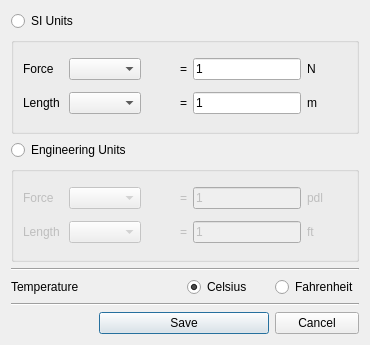
<?xml version="1.0" encoding="UTF-8"?>
<ui version="4.0">
 <class>Dialog</class>
 <widget class="QDialog" name="Dialog">
  <property name="geometry">
   <rect>
    <x>0</x>
    <y>0</y>
    <width>370</width>
    <height>345</height>
   </rect>
  </property>
  <property name="windowTitle">
   <string>Units</string>
  </property>
  <layout class="QGridLayout" name="gridLayout">
   <item row="3" column="0" colspan="4">
    <widget class="QGroupBox" name="groupBox_2">
     <property name="enabled">
      <bool>false</bool>
     </property>
     <property name="title">
      <string/>
     </property>
     <property name="flat">
      <bool>false</bool>
     </property>
     <property name="checkable">
      <bool>false</bool>
     </property>
     <property name="checked">
      <bool>false</bool>
     </property>
     <layout class="QGridLayout" name="gridLayout_3">
      <item row="1" column="3" colspan="2">
       <widget class="QLineEdit" name="ENGlengthMagnitude">
        <property name="enabled">
         <bool>false</bool>
        </property>
        <property name="text">
         <string>1</string>
        </property>
        <property name="readOnly">
         <bool>true</bool>
        </property>
       </widget>
      </item>
      <item row="0" column="2">
       <widget class="QLabel" name="label_13">
        <property name="text">
         <string>=</string>
        </property>
        <property name="alignment">
         <set>Qt::AlignRight|Qt::AlignTrailing|Qt::AlignVCenter</set>
        </property>
       </widget>
      </item>
      <item row="0" column="3" colspan="2">
       <widget class="QLineEdit" name="ENGforceMagnitude">
        <property name="enabled">
         <bool>false</bool>
        </property>
        <property name="text">
         <string>1</string>
        </property>
        <property name="readOnly">
         <bool>true</bool>
        </property>
        <property name="clearButtonEnabled">
         <bool>false</bool>
        </property>
       </widget>
      </item>
      <item row="1" column="1">
       <widget class="QComboBox" name="ENGunitOfLength"/>
      </item>
      <item row="0" column="0">
       <widget class="QLabel" name="label_2">
        <property name="text">
         <string>Force</string>
        </property>
       </widget>
      </item>
      <item row="1" column="0">
       <widget class="QLabel" name="label_10">
        <property name="text">
         <string>Length</string>
        </property>
       </widget>
      </item>
      <item row="0" column="5">
       <widget class="QLabel" name="forceSuffix_2">
        <property name="text">
         <string>pdl</string>
        </property>
       </widget>
      </item>
      <item row="1" column="5">
       <widget class="QLabel" name="lengthSuffix_2">
        <property name="text">
         <string>ft</string>
        </property>
       </widget>
      </item>
      <item row="1" column="2">
       <widget class="QLabel" name="label_9">
        <property name="text">
         <string>=</string>
        </property>
        <property name="alignment">
         <set>Qt::AlignRight|Qt::AlignTrailing|Qt::AlignVCenter</set>
        </property>
       </widget>
      </item>
      <item row="0" column="1">
       <widget class="QComboBox" name="ENGunitOfForce"/>
      </item>
     </layout>
    </widget>
   </item>
   <item row="1" column="0" colspan="4">
    <widget class="QGroupBox" name="groupBox">
     <property name="title">
      <string/>
     </property>
     <property name="checkable">
      <bool>false</bool>
     </property>
     <layout class="QGridLayout" name="gridLayout_2">
      <item row="0" column="1">
       <widget class="QComboBox" name="SIunitOfForce"/>
      </item>
      <item row="0" column="2">
       <widget class="QLabel" name="label_7">
        <property name="text">
         <string>=</string>
        </property>
        <property name="alignment">
         <set>Qt::AlignRight|Qt::AlignTrailing|Qt::AlignVCenter</set>
        </property>
       </widget>
      </item>
      <item row="0" column="0">
       <widget class="QLabel" name="label">
        <property name="text">
         <string>Force</string>
        </property>
       </widget>
      </item>
      <item row="0" column="3" colspan="2">
       <widget class="QLineEdit" name="SIforceMagnitude">
        <property name="enabled">
         <bool>true</bool>
        </property>
        <property name="text">
         <string>1</string>
        </property>
        <property name="readOnly">
         <bool>true</bool>
        </property>
       </widget>
      </item>
      <item row="1" column="2">
       <widget class="QLabel" name="label_8">
        <property name="text">
         <string>=</string>
        </property>
        <property name="alignment">
         <set>Qt::AlignRight|Qt::AlignTrailing|Qt::AlignVCenter</set>
        </property>
       </widget>
      </item>
      <item row="1" column="0">
       <widget class="QLabel" name="label_4">
        <property name="text">
         <string>Length</string>
        </property>
       </widget>
      </item>
      <item row="0" column="5">
       <widget class="QLabel" name="forceSuffix">
        <property name="text">
         <string>N</string>
        </property>
       </widget>
      </item>
      <item row="1" column="1">
       <widget class="QComboBox" name="SIunitOfLength"/>
      </item>
      <item row="1" column="5">
       <widget class="QLabel" name="lengthSuffix">
        <property name="text">
         <string>m</string>
        </property>
       </widget>
      </item>
      <item row="1" column="3" colspan="2">
       <widget class="QLineEdit" name="SIlengthMagnitude">
        <property name="enabled">
         <bool>true</bool>
        </property>
        <property name="text">
         <string>1</string>
        </property>
        <property name="readOnly">
         <bool>true</bool>
        </property>
       </widget>
      </item>
     </layout>
    </widget>
   </item>
   <item row="2" column="0" colspan="2">
    <widget class="QRadioButton" name="ENGunits">
     <property name="text">
      <string>Engineering Units</string>
     </property>
     <property name="checked">
      <bool>false</bool>
     </property>
    </widget>
   </item>
   <item row="5" column="3">
    <widget class="QRadioButton" name="fahrenheit">
     <property name="text">
      <string>Fahrenheit</string>
     </property>
     <attribute name="buttonGroup">
      <string notr="true">temperature</string>
     </attribute>
    </widget>
   </item>
   <item row="0" column="0">
    <widget class="QRadioButton" name="SIunits">
     <property name="text">
      <string>SI Units</string>
     </property>
     <property name="checked">
      <bool>true</bool>
     </property>
    </widget>
   </item>
   <item row="6" column="0" colspan="4">
    <widget class="Line" name="line_2">
     <property name="orientation">
      <enum>Qt::Horizontal</enum>
     </property>
    </widget>
   </item>
   <item row="4" column="0" colspan="4">
    <widget class="Line" name="line">
     <property name="orientation">
      <enum>Qt::Horizontal</enum>
     </property>
    </widget>
   </item>
   <item row="7" column="1" colspan="2">
    <widget class="QPushButton" name="save">
     <property name="text">
      <string>Save</string>
     </property>
    </widget>
   </item>
   <item row="7" column="3">
    <widget class="QPushButton" name="cancel">
     <property name="text">
      <string>Cancel</string>
     </property>
    </widget>
   </item>
   <item row="5" column="0">
    <widget class="QLabel" name="label_3">
     <property name="text">
      <string>Temperature</string>
     </property>
    </widget>
   </item>
   <item row="5" column="2">
    <widget class="QRadioButton" name="celsius">
     <property name="text">
      <string>Celsius</string>
     </property>
     <property name="checked">
      <bool>true</bool>
     </property>
     <attribute name="buttonGroup">
      <string notr="true">temperature</string>
     </attribute>
    </widget>
   </item>
  </layout>
 </widget>
 <resources/>
 <connections>
  <connection>
   <sender>SIunits</sender>
   <signal>toggled(bool)</signal>
   <receiver>groupBox</receiver>
   <slot>setEnabled(bool)</slot>
   <hints>
    <hint type="sourcelabel">
     <x>55</x>
     <y>18</y>
    </hint>
    <hint type="destinationlabel">
     <x>212</x>
     <y>44</y>
    </hint>
   </hints>
  </connection>
  <connection>
   <sender>ENGunits</sender>
   <signal>toggled(bool)</signal>
   <receiver>groupBox_2</receiver>
   <slot>setEnabled(bool)</slot>
   <hints>
    <hint type="sourcelabel">
     <x>98</x>
     <y>146</y>
    </hint>
    <hint type="destinationlabel">
     <x>220</x>
     <y>191</y>
    </hint>
   </hints>
  </connection>
  <connection>
   <sender>cancel</sender>
   <signal>clicked()</signal>
   <receiver>Dialog</receiver>
   <slot>reject()</slot>
   <hints>
    <hint type="sourcelabel">
     <x>337</x>
     <y>270</y>
    </hint>
    <hint type="destinationlabel">
     <x>215</x>
     <y>281</y>
    </hint>
   </hints>
  </connection>
  <connection>
   <sender>ENGunits</sender>
   <signal>clicked(bool)</signal>
   <receiver>ENGforceMagnitude</receiver>
   <slot>setEnabled(bool)</slot>
   <hints>
    <hint type="sourcelabel">
     <x>45</x>
     <y>146</y>
    </hint>
    <hint type="destinationlabel">
     <x>301</x>
     <y>189</y>
    </hint>
   </hints>
  </connection>
  <connection>
   <sender>ENGunits</sender>
   <signal>clicked(bool)</signal>
   <receiver>ENGlengthMagnitude</receiver>
   <slot>setEnabled(bool)</slot>
   <hints>
    <hint type="sourcelabel">
     <x>86</x>
     <y>146</y>
    </hint>
    <hint type="destinationlabel">
     <x>301</x>
     <y>220</y>
    </hint>
   </hints>
  </connection>
 </connections>
 <buttongroups>
  <buttongroup name="temperature"/>
 </buttongroups>
</ui>
